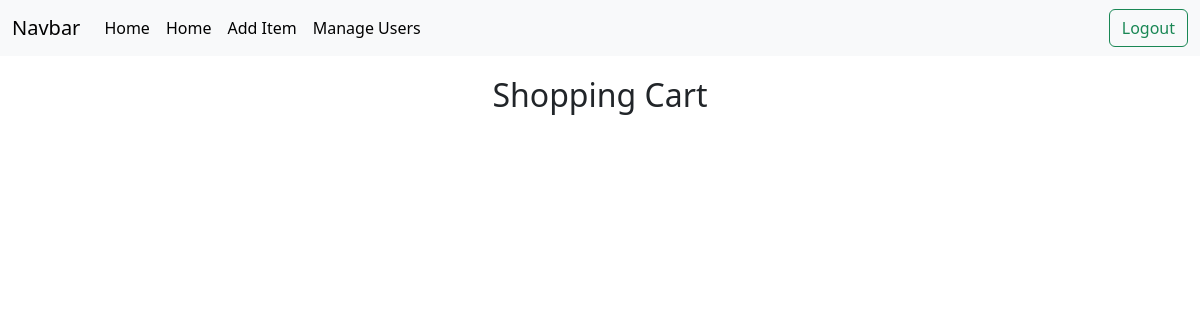
Before: /cart (signed in) with the older database file.
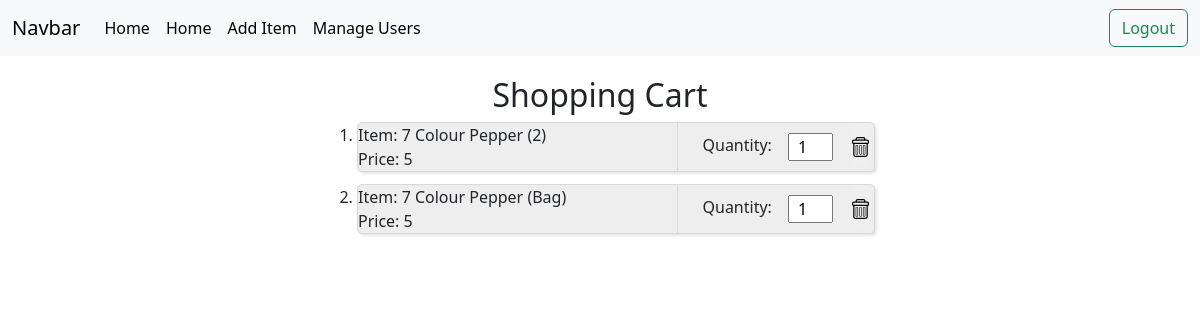
After: the same page with the newer database file.
### tables this page shows
CREATE TABLE shopping_cart (
    cart_id INTEGER PRIMARY KEY AUTOINCREMENT,
    user_id INTEGER NOT NULL,
    product_id INTEGER NOT NULL,
    product_name varchar(100) NOT NULL,
    product_quantity INTEGER NOT NULL,
    product_price INTEGER NOT NULL,
    time_created DATETIME DEFAULT CURRENT_TIMESTAMP,
    FOREIGN KEY (user_id) REFERENCES users(user_id)
);

### app.py (the view)
@app.route('/cart', methods=['GET', 'POST'])
def cart():
    try:
        if request.method == 'POST' and session['login_status'] == 1:
            product_id = request.form['product_id']
            product_name = request.form['product_name']
            product_price = request.form['product_price']
            user_id = session['user_id']
            try:
                conn = get_db_connection()
                product = conn.execute('SELECT * FROM shopping_cart WHERE user_id = ? AND product_id = ?', (user_id, product_id)).fetchone()
                if product is not None:
                    conn.execute('UPDATE shopping_cart SET product_quantity = product_quantity + 1 WHERE user_id = ? AND product_id = ?', (user_id, product_id))
                    conn.commit()
                    conn.close()
                else:
                    conn.execute('INSERT INTO shopping_cart (user_id, product_id, product_name, product_price, product_quantity) VALUES (?, ?, ?, ?, ?)',
                                (user_id, product_id, product_name, product_price, 1))
                    conn.commit()
                    conn.close()
                return redirect('/')
            except Exception as e:
                print(str(e))
                return render_template('index.html')
        elif request.method == 'GET':
            conn = get_db_connection()
            shopping_cart = conn.execute('SELECT * FROM shopping_cart WHERE user_id = ?', (session['user_id'],)).fetchall()
            conn.close()
            return render_template('cart.html', shopping_cart=shopping_cart)
    except:
        return redirect('/login')

### app.py (called while the page is built)
def get_db_connection():
    conn = sqlite3.connect('sql_database.db')
    conn.row_factory = sqlite3.Row
    return conn

### templates/cart.html (shortened to what this page needs)
{% extends 'base.html' %}
{% block body %}
<main class="container-fluid main-cart-container">
  <h2>Shopping Cart</h2>
  <div class="shopping-cart-list">
    <ol>
      {% for item in shopping_cart %}
      <li>
        <div class="product-box-flex">
          <div class="product-box-description">
            <div class="product-name" id="item_name">
              Item: {{ item.product_name }}
            </div>
            <div class="product-price" id="product_price">
              Price: {{ item.product_price }}
            </div>
          </div>
          <div class="product-box-quantity">
            <div class="product-quantity">
              <div class="quantity-attribute-name">
                Quantity:
              </div>
              <div class="quantity-dynamic">
                <form action="/cart_update" method="POST">
                  <input class="quantity" type="number" name="quantity" id="quantity" min="1" max="99" value="{{ item.product_quantity }}">
                </form>
              </div>
            </div>
          </div>
          <div class="delete-cart-container">
            <form class="delete-cart-form" action="/cart_delete" method="POST">
              <button class="delete-cart-button">
                <img src="/static/css/icons/trash.svg" alt="delete-cart-image" class="delete-cart-image">
              </button>
            </form>
          </div>
        </div>
      </li>
      {% endfor %}
  </ol>
  </div>
</main>
{% endblock %}

### templates/base.html (shortened to what this page needs)
<!DOCTYPE html>
<html lang="en">
<head>
    <link rel="stylesheet" href="{{ url_for('static', filename='css/main.css') }}">
    <link href="https://cdn.jsdelivr.net/npm/bootstrap@5.3.2/dist/css/bootstrap.min.css" rel="stylesheet">
</head>
<body>
    <header>
        <nav class="navbar navbar-expand-lg bg-body-tertiary">
            <div class="container-fluid">
              <a class="navbar-brand" href="#">Navbar</a>
              <div class="collapse navbar-collapse" id="navbarSupportedContent">
                <ul class="navbar-nav me-auto mb-2 mb-lg-0">
                  <li class="nav-item">
                    <a class="nav-link active" aria-current="page" href="/">Home</a>
                  </li>
                  <li class="nav-item">
                    <a class="nav-link active" aria-current="page" href="/detailedItem">Home</a>
                  </li>
                  {% if session['login_status'] == 1 and session['account_type'] == 'admin' %}
                  <li class="nav-item">
                    <a class="nav-link active" href="/add_item">Add Item</a>
                  </li>
                  <li class="nav-item">
                    <a class="nav-link active" href="/manage_user">Manage Users</a>
                  </li>
                  {% endif %}
                </ul>
                <div class="d-flex">
                  {% if session['login_status'] == 1 %}
                  <a class="btn btn-outline-success" href="/logout">Logout</a>
                  {% else %}
                  <a class="btn btn-outline-success" href="/login">Login</a>
                  <a class="btn btn-outline-success" href="/signup">Sign-Up</a>
                  {% endif %}
                </div>
              </div>
            </div>
          </nav>
        </header>
    {% block body %}{% endblock %}
</body>
</html>

### static/css/main.css (style rules this page uses)
* { margin: 0; padding: 0; }
header { margin-bottom: 20px; }
body, html { height: 100%; font-family: sans-serif; }
.main-cart-container { display: flex; flex-direction: column; align-items: center; }
.shopping-cart-list { display: flex; flex-direction: column; width: 550px; }
.product-box-flex { display: flex; flex-direction: row; margin-bottom: 12px; border: solid; border-width: 1px; border-radius: 5px; border-color: rgb(216, 216, 216); background-color: rgb(238, 238, 238); box-shadow: 2px 2px 3px rgba(0, 0, 0, 0.1); }
.product-box-description { flex: 1; }
.product-box-quantity { display: flex; width: 175px; align-items: center; border-left: solid; border-width: 1px; border-color: rgb(216, 216, 216); padding-left: 10px; }
.product-quantity { display: flex; flex-direction: row; }
.quantity-attribute-name { width: 100px; padding-left: 15px; }
.quantity-dynamic { display: flex; justify-content: right; align-items: right; text-align: right; }
.quantity { width: 45px; text-align: center; }
.delete-cart-container, .delete-user-container { display: flex; justify-content: center; padding-bottom: 5px; padding-right: 5px; }
.delete-cart-form, .delete-user-form { display: flex; justify-content: center; }
.delete-cart-button, .delete-user-button { border: none; }
.delete-cart-image, .delete-user-image { height: 20px; }

Changed rows visible on the page:
added shopping_cart: product_name "7 Colour Pepper (2)", product_price "5", quantity "1"
added shopping_cart: product_name "7 Colour Pepper (Bag)", product_price "5", quantity "1"
